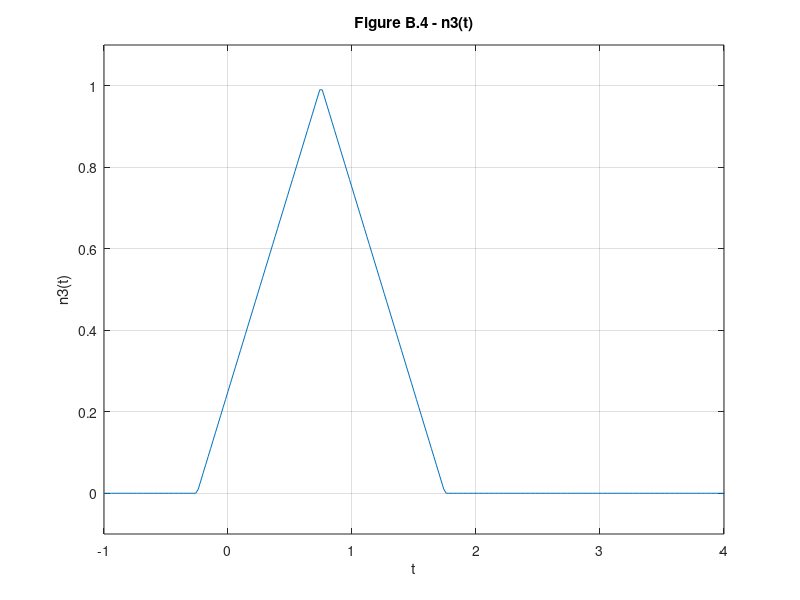
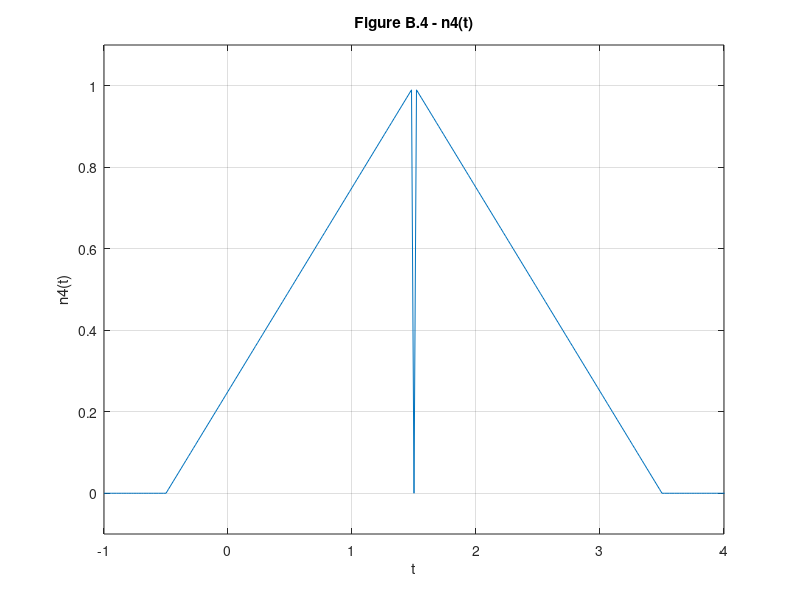

These figures' MATLAB source, in order:
% Problem B.4 - Plotting n3(t) and n4(t)
t = [-1:0.02:9];  % Time vector
p = @(t) 1.0.*((t>=0) & (t<1));  % Define p(t)
r = @(t) t.*p(t);  % Define r(t)
n = @(t) r(t) + r(-t + 2);  % Define n(t)

n3 = @(t) n(t + 0.25);  % Define n3(t)
n4 = @(t) n3(0.5 * t);  % Define n4(t)

% Plot n3(t)
figure(6);
plot(t, n3(t));
title('Figure B.4 - n3(t)');
xlabel('t');
ylabel('n3(t)');
axis([-1 4 -0.1 1.1]);
grid on;

% Plot n4(t)
figure(7);
plot(t, n4(t));
title('Figure B.4 - n4(t)');
xlabel('t');
ylabel('n4(t)');
axis([-1 4 -0.1 1.1]);
grid on;
